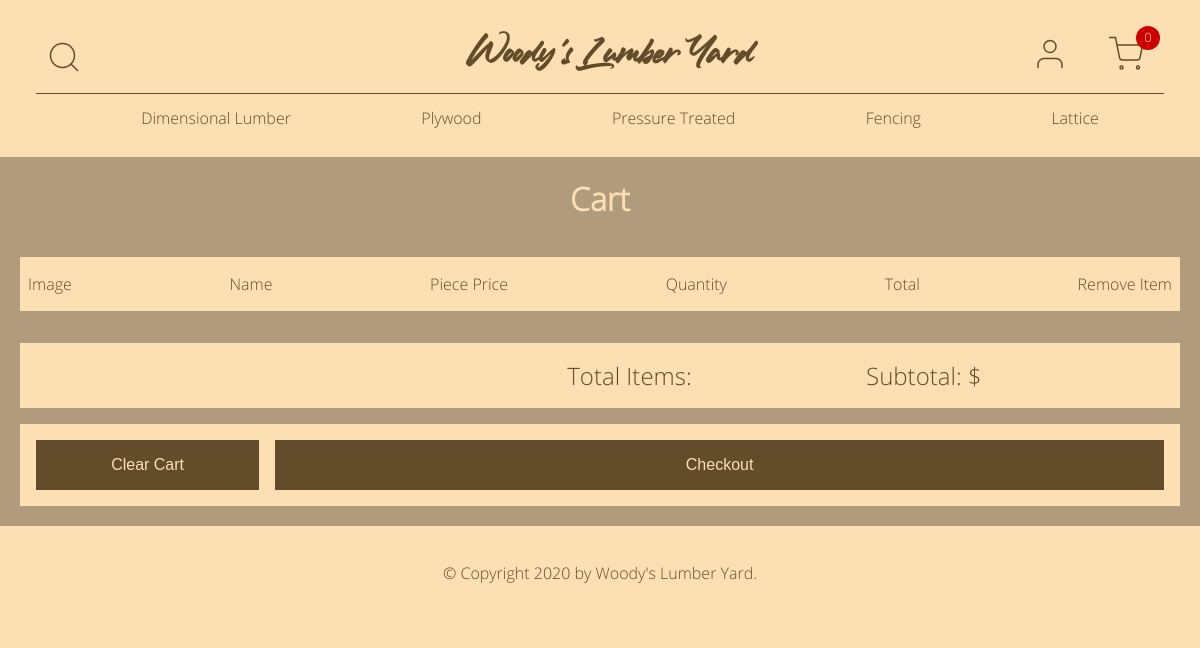
/cart (signed in), run on the app's committed database.
### online_store/models.py (models this page shows, shortened)
class Category(db.Model):
    id = db.Column(db.Integer, primary_key=True)
    name = db.Column(db.String(20), unique=True, nullable=False)
    link = db.Column(db.String(20), nullable=True)
    products = db.relationship("Product", backref="category", lazy=True)
    date_created = db.Column(db.DateTime, default=datetime.utcnow)
    created_by_id = db.Column(db.Integer, db.ForeignKey("user.id"))

### online_store/main/routes.py (the view)
@main.route("/cart", methods=["GET"])
@login_required
def show_cart():
    categories = Category.query.all()
    cart = Cart.query.filter_by(user_id=current_user.id).first()
    context = {"categories": categories, "cart": cart, "title": "Cart"}
    return render_template("cart.html", **context)

### online_store/models.py (called while the page is built)
@login_manager.user_loader
def load_user(user_id):
    return User.query.get(int(user_id))

### online_store/templates/cart.html (shortened to what this page needs)
{% extends "base.html" %}
{% block head %}
{{ super() }}
{% endblock %}
{% block content %}
<h1>Cart</h1>
<div class="cart-products">
  <div class="cart-legend">
    <p>Image</p>
    <p>Name</p>
    <p>Piece Price</p>
    <p>Quantity</p>
    <p>Total</p>
    <p>Remove Item</p>
  </div>
  <div class="totals">
    <p>Total Items: </p>
    <p>Subtotal: $</p>
  </div>
</div>
<div class="cart-actions">
  <button type="button" class="clear-cart" onclick="clearCart()">Clear Cart</button>
  <a class="checkout" href="{{ url_for('main.checkout_cart') }}"><button type="button">Checkout</button></a>
</div>
{% endblock %}

### online_store/templates/base.html (shortened to what this page needs)
<!DOCTYPE html>
<html lang="en">
<head>
  {% block head %}
  <link rel="stylesheet" type="text/css" href="{{ url_for('static', filename='css/main.css') }}">
  {% endblock %}
</head>
<body>
  <header>
    <div class="top-row">
      <div class="search">
        <img class="search-btn" src="/static/assets/search.svg" alt="Search Button">
      </div>
      <h1><a href="{{ url_for('main.home') }}">Woody's Lumber Yard</a></h1>
      <div class="user-icons">
        <a href="{{ url_for('users.account') }}">
          <img src="{{ url_for('static', filename='assets/user.svg') }}" alt="My Account">
        </a>
        <a href="{{ url_for('main.show_cart') }}">
          <img class="cart" src="{{ url_for('static', filename='assets/shopping-cart.svg') }}" alt="Shopping Cart">
          {% if cart %}
            <div class="cart-total">{{ cart.quantity }}</div>
          {% else %}
            <div class="cart-total">0</div>
          {% endif %}
        </a>
      </div>
    </div>
    {% if categories %}
    <nav>
      <ul>
        {% for category in categories %}
        <li><a href="/category/{{ category.link }}">{{ category.name }}</a></li>
        {% endfor %}
      </ul>
    </nav>
    {% endif %}
  </header>
  <main>
    {% block content %}{% endblock %}
  </main>
  <footer>
    <p>&copy; Copyright 2020 by <a href="/">Woody's Lumber Yard</a>.</p>
  </footer>
</body>
</html>

### online_store/static/css/main.css (style rules this page uses)
body main button, body main .products .product-grid .product-item button, body main .products .product-grid .product-item .product-form input[type=submit], body main .product-detail .product-detail-text button, body main .categories .category-list .category-item button, body main .full-form input[type=submit], body footer button { -ms-appearance: none; -moz-appearance: none; -webkit-appearance: none; appearance: none; padding: 1rem 2rem; display: inline-block; border: none; margin: 0; text-decoration: none; background: #634C29; color: #FCDFB3; font-size: 1rem; cursor: pointer; text-align: center; transition: background 150ms ease-in-out, transform 50ms ease; }
* { box-sizing: border-box; }
body { background-color: #FCDFB3; color: #634C29; font-family: "Open-Sans", sans-serif; margin: 0; text-align: center; }
body header { background-color: #FCDFB3; padding: 36px; padding-bottom: 0; }
body header .top-row { display: flex; flex-direction: row; justify-content: center; align-items: center; justify-content: space-between; }
body header .top-row .search { display: flex; flex-direction: row; justify-content: center; align-items: center; flex-basis: 33%; justify-content: flex-start; margin: 0 10px; }
body header .top-row .search img { height: 36px; cursor: pointer; }
body header .top-row .user-icons { padding: 0; margin: 0; }
body header .top-row .user-icons .cart-total { display: block; position: absolute; color: #FCDFB3; background-color: #CC0000; font-size: 0.8rem; padding-top: 0.15rem; border-radius: 50%; height: 24px; width: 24px; top: 26px; right: 40px; }
body header .top-row .user-icons a { margin: 0 10px; text-decoration: none; }
body header .top-row .user-icons a img { height: 36px; }
body header h1 { flex-basis: 33%; font-family: "Ledgewood", sans-serif; margin: 0; text-align: center; justify-self: center; }
body header h1 a { color: #634C29; text-decoration: none; }
body header .user-icons { display: flex; flex-direction: row; justify-content: center; align-items: center; justify-content: flex-end; flex-basis: 33%; }
body header .user-icons img { margin: 0 10px; }
body header nav { margin: 0; }
body header nav ul { align-items: center; border-top: 1px solid #634C29; display: flex; flex-direction: row; height: 3rem; justify-content: space-around; }
body header nav ul li { display: flex; }
body header nav ul li a { color: #634C29; text-decoration: none; }
body main { background-color: #B09C7D; padding: 20px; }
body main h1 { color: #FCDFB3; font-size: 2rem; margin-top: 0; }
body main button { width: 100%; }
body main .cart-products { display: flex; flex-direction: column; justify-content: center; align-items: center; }
body main .cart-products .cart-legend { display: flex; flex-direction: row; justify-content: center; align-items: center; justify-content: space-between; background-color: #FCDFB3; color: #634C29; margin: 1rem; padding: 0 0.5rem; font-size: 1rem; width: 100%; }
body main .cart-products .totals { display: flex; flex-direction: row; justify-content: center; align-items: center; justify-content: space-between; background-color: #FCDFB3; color: #634C29; margin: 1rem; padding: 0 0.5rem; font-size: 1.5rem; width: 100%; }
body main .cart-products .totals p { margin: 1rem; }
body main .cart-actions { display: flex; flex-direction: row; justify-content: center; align-items: center; background-color: #FCDFB3; padding: 1rem; }
body main .cart-actions .clear-cart { flex-basis: 20%; margin-right: 0.5rem; }
body main .cart-actions .checkout { flex-basis: 80%; margin-left: 0.5rem; }
body footer { background-color: #FCDFB3; padding: 20px; }
body footer p a { color: #634C29; text-decoration: none; }

### data on the page
Category: name "Dimensional Lumber"
Category: name "Plywood"
Category: name "Pressure Treated"
Category: name "Fencing"
Category: name "Lattice"
